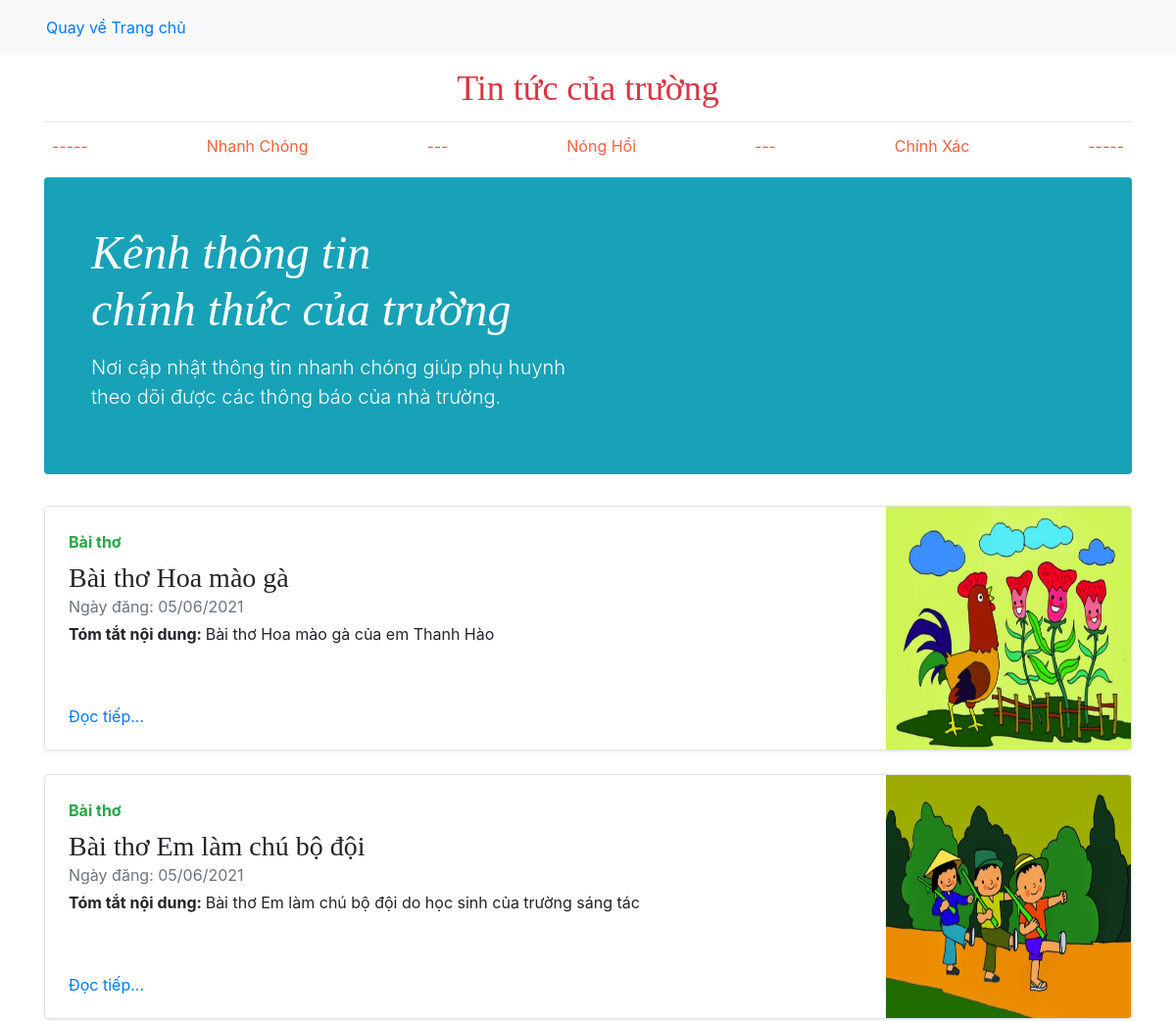
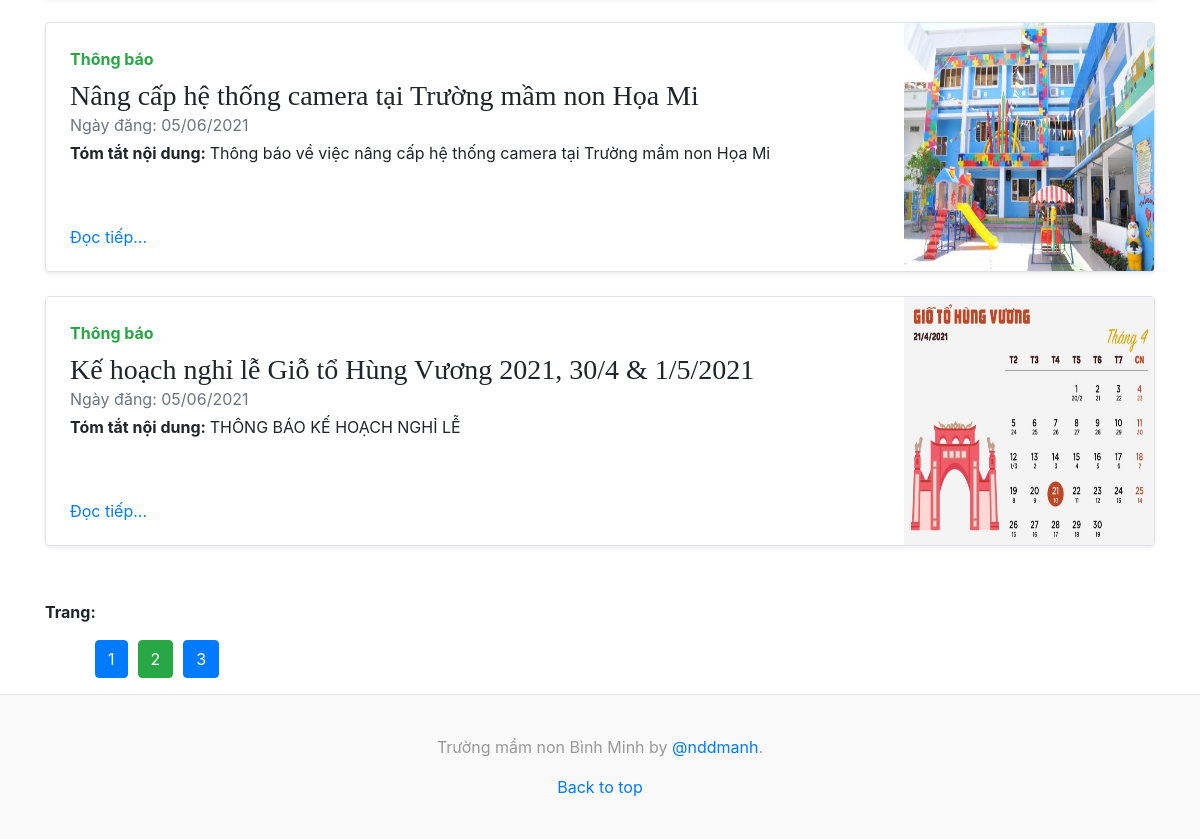
The page /tintuc.php?trang=2 on the database its author committed (2 pictures, top to bottom).
### tables this page shows
CREATE TABLE `tbl_tintuc` (
  `id_tintuc` int(11) NOT NULL,
  `ngay` varchar(255) NOT NULL,
  `chude` varchar(255) NOT NULL,
  `tieude` varchar(255) NOT NULL,
  `tomtat` varchar(255) NOT NULL,
  `noidung` text NOT NULL,
  `hinhanh` varchar(255) NOT NULL
);

### pages/main/dstintuc.php (the view, shortened to what this page needs)
<?php
    include('./admin/config/config.php');
    $per_page = 4;
    if(isset($_GET['trang'])) {
        $page = $_GET['trang'];
    } else {
        $page = 1;
    }
    if($page == '' || $page == 1) {
        $begin = 0;
    } else {
        $begin = ($page * $per_page) - $per_page;
    }
    $sql_tintuc = "SELECT * FROM tbl_tintuc ORDER BY id_tintuc DESC LIMIT $begin, $per_page ";
    $query_tintuc = mysqli_query($mysqli, $sql_tintuc);
?>
<div class="row mb-2">
    <?php
        while( $row = mysqli_fetch_array($query_tintuc)) {
    ?>
    <div class="col-md-12">
        <div class="row no-gutters border rounded overflow-hidden flex-md-row mb-4 shadow-sm h-md-250 position-relative">
            <div class="col p-4 d-flex flex-column position-static">
                <strong class="d-inline-block mb-2 text-success"> <?php echo $row['chude'] ?> </strong>
                <h3 class="mb-0"> <?php echo $row['tieude'] ?> </h3>
                <div class="mb-1 text-muted"> Ngày đăng: <?php echo $row['ngay'] ?> </div>
                <p class="card-text mb-auto"> <b>Tóm tắt nội dung: </b> <?php echo $row['tomtat'] ?></p>
                <a href="?action=tinchitiet&idtt=<?php echo $row['id_tintuc'] ?>" class="stretched-link">Đọc tiếp...</a>
            </div>
            <div class="col-auto d-none d-lg-block">
                <img width="250" height="250" src="./admin/modules/quanlytintuc/uploads/<?php echo $row['hinhanh'] ?>" alt="">
            </div>
        </div>
    </div>
    <?php
        }
    ?>
</div>
<?php
  $sql_trang = mysqli_query($mysqli, "SELECT * FROM tbl_tintuc") ;
  $row_count = mysqli_num_rows($sql_trang);
  $trang = ceil($row_count/$per_page) ;
?>
<p style="margin-top: 30px;"> <strong>Trang: </strong> </p>
<ul class="list_trang">
    <?php
    for ($i = 1; $i <= $trang; $i++) {
    ?>
        <li> <a  href="tintuc.php?trang=<?php echo $i ?>"> <input type="submit"  class="btn <?php if($i == $page)  { echo 'btn-success';} else {  echo 'btn-primary'; } ?>" value="<?php echo $i ?>">  </a></li>
    <?php
    }
    ?>
</ul>

### css/tintuc.css (style rules this page uses)
h1, h2, h3, h4, h5, h6 { font-family: "Playfair Display", Georgia, "Times New Roman", serif; }
@media (min-width: 768px) { .h-md-250 { height: 250px; } }

### pages/main/dstintuc.php (style rules this page uses)
ul.list_trang { display: flex; }
ul.list_trang li { list-style: none; }
.btn { margin-left: 10px; }

### rows shown on the page
tbl_tintuc: chude "Bài thơ", tieude "Bài thơ Hoa mào gà", ngay "05/06/2021", tomtat "Bài thơ Hoa mào gà của em Thanh Hào", hinhanh (picture)
tbl_tintuc: chude "Bài thơ", tieude "Bài thơ Em làm chú bộ đội", ngay "05/06/2021", tomtat "Bài thơ Em làm chú bộ đội do học sinh của trường sáng tác", hinhanh (picture)
tbl_tintuc: chude "Thông báo", tieude "Nâng cấp hệ thống camera tại Trường mầm non Họa Mi", ngay "05/06/2021", tomtat "Thông báo về việc nâng cấp hệ thống camera tại Trường mầm non Họa Mi", hinhanh (picture)
tbl_tintuc: chude "Thông báo", tieude "Kế hoạch nghỉ lễ Giỗ tổ Hùng Vương 2021, 30/4 & 1/5/2021", ngay "05/06/2021", tomtat "THÔNG BÁO KẾ HOẠCH NGHỈ LỄ", hinhanh (picture)
